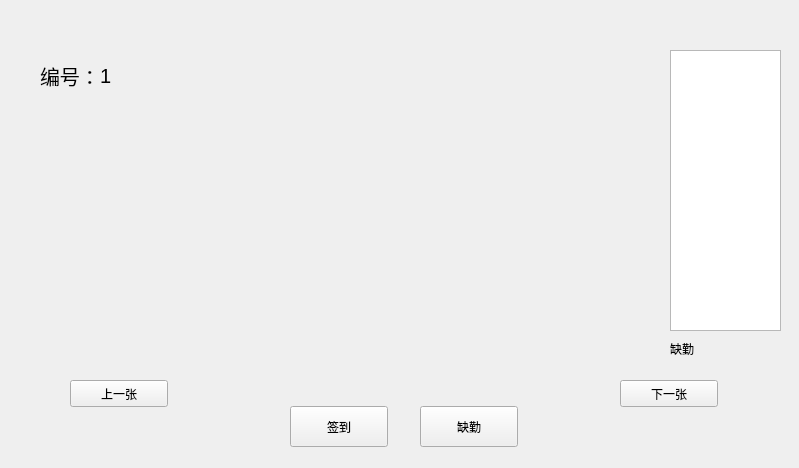
<?xml version="1.0" encoding="UTF-8"?>
<ui version="4.0">
 <class>Widget</class>
 <widget class="QWidget" name="Widget">
  <property name="geometry">
   <rect>
    <x>0</x>
    <y>0</y>
    <width>799</width>
    <height>468</height>
   </rect>
  </property>
  <property name="windowTitle">
   <string>Widget</string>
  </property>
  <widget class="QLabel" name="label">
   <property name="geometry">
    <rect>
     <x>150</x>
     <y>50</y>
     <width>500</width>
     <height>300</height>
    </rect>
   </property>
   <property name="styleSheet">
    <string notr="true"/>
   </property>
   <property name="text">
    <string/>
   </property>
  </widget>
  <widget class="QPushButton" name="pushButton_d">
   <property name="geometry">
    <rect>
     <x>290</x>
     <y>406</y>
     <width>98</width>
     <height>41</height>
    </rect>
   </property>
   <property name="text">
    <string>签到</string>
   </property>
  </widget>
  <widget class="QPushButton" name="pushButton_q">
   <property name="geometry">
    <rect>
     <x>420</x>
     <y>406</y>
     <width>98</width>
     <height>41</height>
    </rect>
   </property>
   <property name="text">
    <string>缺勤</string>
   </property>
  </widget>
  <widget class="QPushButton" name="pushButton_l">
   <property name="geometry">
    <rect>
     <x>70</x>
     <y>380</y>
     <width>98</width>
     <height>27</height>
    </rect>
   </property>
   <property name="text">
    <string>上一张</string>
   </property>
  </widget>
  <widget class="QPushButton" name="pushButton_r">
   <property name="enabled">
    <bool>true</bool>
   </property>
   <property name="geometry">
    <rect>
     <x>620</x>
     <y>380</y>
     <width>98</width>
     <height>27</height>
    </rect>
   </property>
   <property name="text">
    <string>下一张</string>
   </property>
  </widget>
  <widget class="QLabel" name="result">
   <property name="enabled">
    <bool>true</bool>
   </property>
   <property name="geometry">
    <rect>
     <x>670</x>
     <y>340</y>
     <width>66</width>
     <height>17</height>
    </rect>
   </property>
   <property name="text">
    <string>缺勤</string>
   </property>
  </widget>
  <widget class="QLabel" name="label_2">
   <property name="geometry">
    <rect>
     <x>40</x>
     <y>60</y>
     <width>61</width>
     <height>31</height>
    </rect>
   </property>
   <property name="font">
    <font>
     <pointsize>15</pointsize>
    </font>
   </property>
   <property name="text">
    <string>编号：</string>
   </property>
  </widget>
  <widget class="QLabel" name="label_index">
   <property name="geometry">
    <rect>
     <x>100</x>
     <y>60</y>
     <width>31</width>
     <height>31</height>
    </rect>
   </property>
   <property name="font">
    <font>
     <pointsize>15</pointsize>
    </font>
   </property>
   <property name="text">
    <string>1</string>
   </property>
  </widget>
  <widget class="QTextEdit" name="textEdit">
   <property name="geometry">
    <rect>
     <x>670</x>
     <y>50</y>
     <width>111</width>
     <height>281</height>
    </rect>
   </property>
  </widget>
 </widget>
 <layoutdefault spacing="6" margin="11"/>
 <resources/>
 <connections/>
</ui>
